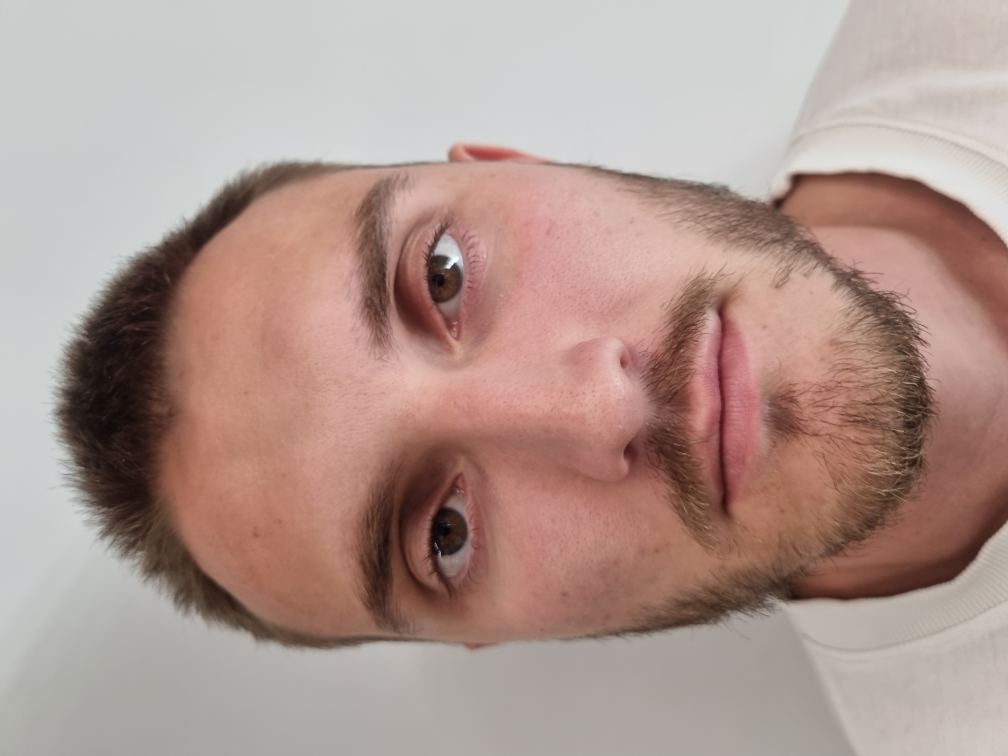
#> input picture src/Datasets/att_faces/James/20260610_115234.jpg, 4032 x 3024 px (shown at 1/4 size); its folder holds only this picture in this run
$ python nos_visages.py
#> lines starting #> are read from the running program, lines starting #| are printed output that depends on the picture
import os
import numpy as np
import matplotlib.pyplot as plt
import skimage.io as io
from skimage.transform import rescale
from sklearn.model_selection import train_test_split
from sklearn.decomposition import PCA
from sklearn.neighbors import KNeighborsClassifier
from sklearn.metrics import confusion_matrix, ConfusionMatrixDisplay

# =========================================================================
# CONFIGURATION & CRÉATION DU DOSSIER DE SAUVEGARDE
# =========================================================================
TARGET_SIZE = (112, 92)  # Hauteur: 112, Largeur: 92
BASE_PATH = "./Datasets/att_faces"
FIGS = '.'

# FIX : On crée le dossier de sauvegarde dès le début pour éviter les FileNotFoundError
output_dir = os.path.join(FIGS, 'figures')
os.makedirs(output_dir, exist_ok=True)

if not os.path.exists(BASE_PATH):
    raise FileNotFoundError(f"Le dossier {BASE_PATH} est introuvable. Vérifie ton chemin.")

NOMS_DOSSIERS = sorted([
    d for d in os.listdir(BASE_PATH)
    if os.path.isdir(os.path.join(BASE_PATH, d))
])

# Mapping pour faire le lien entre les chiffres et vos noms
LABEL_TO_NAME = {i: name for i, name in enumerate(NOMS_DOSSIERS)}

# =========================================================================
# FONCTIONS DE PRÉTRAITEMENT
# =========================================================================
def img_rescale(img, ratio):
    if len(img.shape) == 3:
        return rescale(img, ratio, anti_aliasing=True, channel_axis=2)
    return rescale(img, ratio, anti_aliasing=True)

def resize_and_pad(img, target_size=TARGET_SIZE, pad_type='white'):
    h, w = img.shape[:2]
    height, width = target_size

    scale = min(height / h, width / w)
    img_scaled = img_rescale(img, scale)
    new_h, new_w = img_scaled.shape[:2]

    shape_out = (height, width, img.shape[2]) if img.ndim == 3 else (height, width)
    if pad_type == 'white':
        img_output = np.ones(shape_out, dtype=np.float32)
    else:
        img_output = np.zeros(shape_out, dtype=np.float32)

    top = (height - new_h) // 2
    bottom = top + new_h
    left = (width - new_w) // 2
    right = left + new_w

    img_output[top:bottom, left:right] = img_scaled
    return img_output

def get_resized_db(img_in, target_size=TARGET_SIZE, pad_type='white'):
    if len(img_in) == 0: return np.array([])
    has_channels = len(img_in[0].shape) >= 3
    shape_tuple = (len(img_in), target_size[0], target_size[1]) + ((img_in[0].shape[2],) if has_channels else ())
    output = np.zeros(shape_tuple)
    for idx, img in enumerate(img_in):
        output[idx] = resize_and_pad(img, target_size=target_size, pad_type=pad_type)
    return output

# =========================================================================
# CHARGEMENT DES DONNÉES
# =========================================================================
def read_custom_db(base_path, folder_names, color=False):
#> called with base_path = './Datasets/att_faces', color = False
    images = []
    labels = []
    for idx, folder in enumerate(folder_names):
        folder_path = os.path.join(base_path, folder)
        if os.path.isdir(folder_path):
            print(f"Lecture des images de {folder}...")
            for file in sorted(os.listdir(folder_path)):
                if file.lower().endswith(('.pgm', '.png', '.jpg', '.jpeg')):
                    img = io.imread(os.path.join(folder_path, file), as_gray=not color)
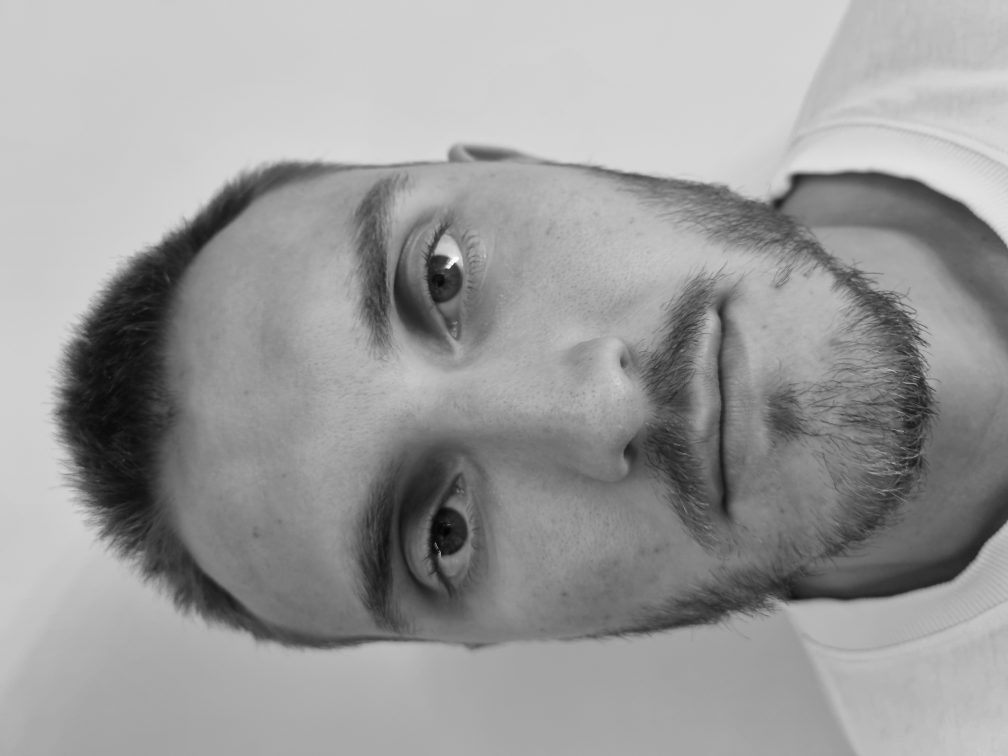
#> img: shape (3024, 4032) float64 (shown at 1/4 size); min 0.00949, max 1, mean 0.609
                    images.append(img)
                    labels.append(idx)
#> pass 2 of the loop in read_custom_db, `for idx, folder in enumerate(folder_names):`:
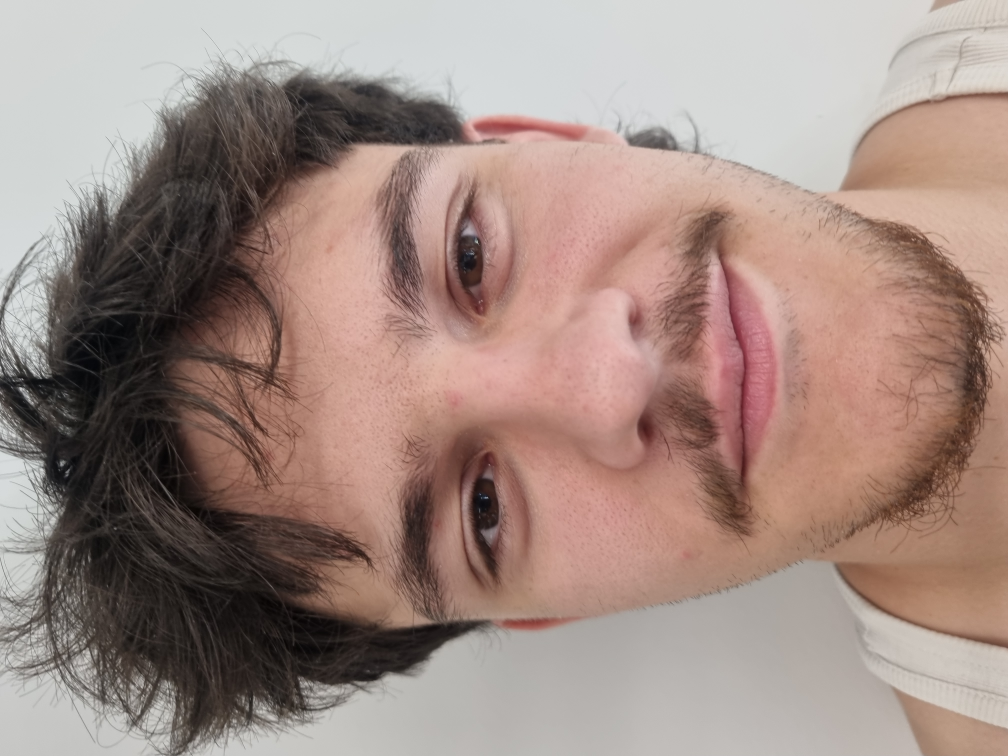
#> input picture src/Datasets/att_faces/Orion/20260610_115258.jpg, 4032 x 3024 px (shown at 1/4 size)
#> in read_custom_db, `img = io.imread(os.path.join(folder_path, file), as_gray=not color)`:
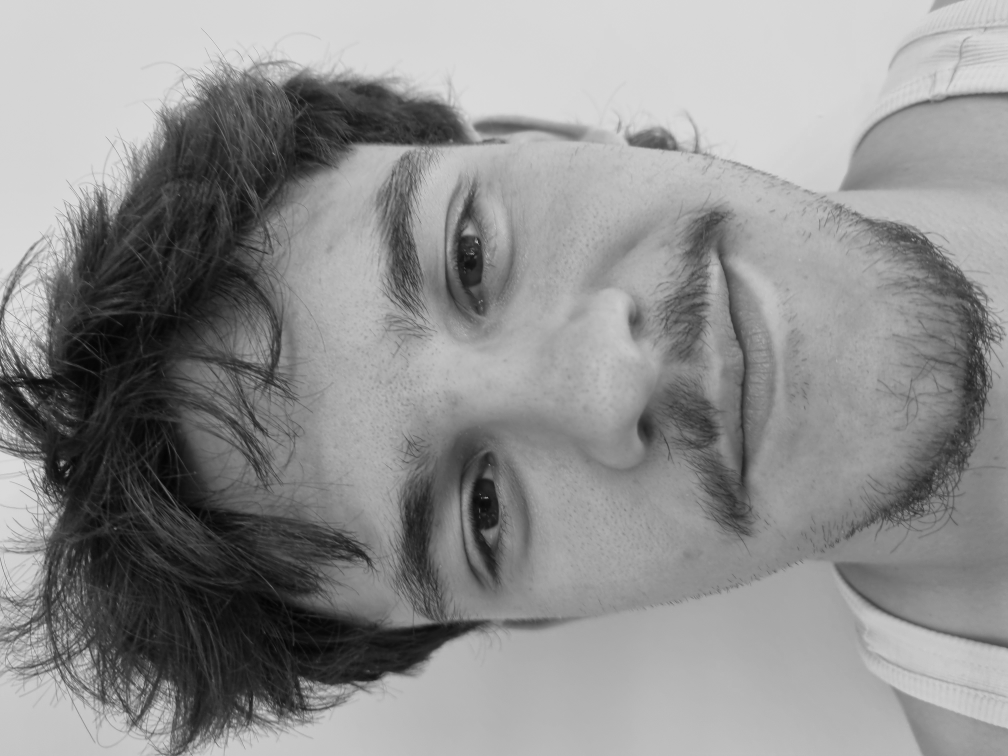
#> img: shape (3024, 4032) float64 (shown at 1/4 size); min 0.00333, max 0.945, mean 0.56
    return images, np.array(labels)

# =========================================================================
# TASK 4: PCA RECONSTRUCTION APPROXIMATION
# =========================================================================
# [53 lines left out: function display_pca_approx_james, not called in this run]

# Execution du chargement
raw_images, labels = read_custom_db(BASE_PATH, NOMS_DOSSIERS)
#> raw_images = 2 items; labels = [0, 1]
resized_images = get_resized_db(raw_images, target_size=TARGET_SIZE, pad_type='white')
#> in get_resized_db, `shape_tuple = (len(img_in), target_size[0], target_size[1]) + ((img_in..`: shape_tuple = (2, 112, 92)
#> the loop in get_resized_db, `for idx, img in enumerate(img_in):` made 2 passes
#> (h in resize_and_pad, w in resize_and_pad, height in resize_and_pad, width in resize_and_pad, scale in resize_and_pad, new_h in resize_and_pad, new_w in resize_and_pad, top in resize_and_pad) on passes 1 to 2: (3024, 4032, 112, 92, 0.0228, 69, 92, 21), (3024, 4032, 112, 92, 0.0228, 69, 92, 21)
#> pass 1, in resize_and_pad, `img_scaled = img_rescale(img, scale)`:
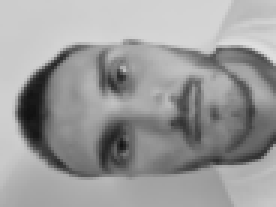
#> img_scaled: shape (69, 92) float64 (shown 3 times larger); min 0.0675, max 0.875, mean 0.609
#> pass 2, in resize_and_pad (call 2), `img_scaled = img_rescale(img, scale)`:
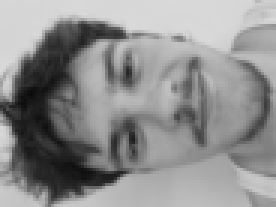
#> img_scaled: shape (69, 92) float64 (shown 3 times larger); min 0.0498, max 0.853, mean 0.56
data_mtx = resized_images.reshape(len(resized_images), -1)

#> (the run stopped early here; a loop or call above may not have finished)
